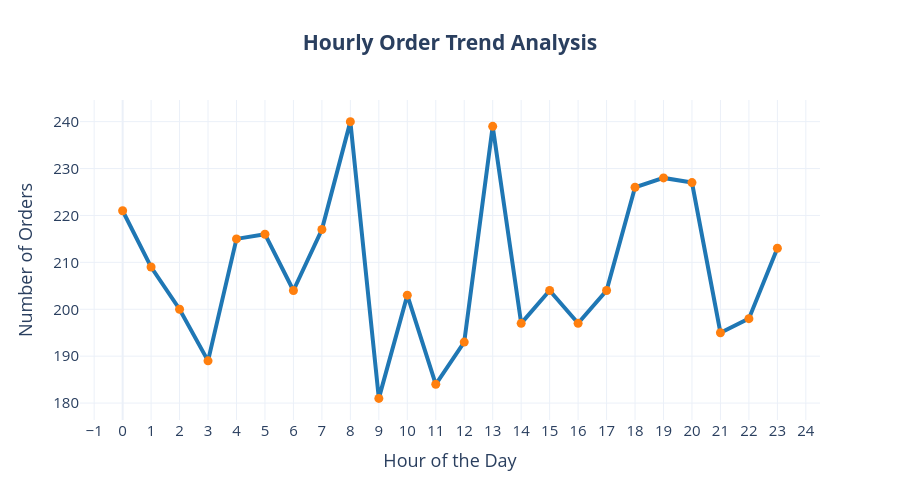

Here is the notebook cell this chart was saved with:
### Markdown cell above
**Hourly Orders Trends Analysis**

### Code cell
import plotly.express as px

# Group data by hour
hourly_orders = (
    df.groupby("hour")["order_id"]
      .count()
      .reset_index(name="Orders")
)

# Create Interactive Line Chart
fig = px.line(
    hourly_orders,
    x="hour",
    y="Orders",
    markers=True,
    title="<b>Hourly Order Trend Analysis</b>",
    labels={
        "hour": "Hour of the Day",
        "Orders": "Number of Orders"
    },
    template="plotly_white"
)

# Customize the chart
fig.update_traces(
    line=dict(color="#1f77b4", width=4),
    marker=dict(size=9, color="#ff7f0e")
)

fig.update_layout(
    title_x=0.5,
    font=dict(size=15),
    xaxis=dict(
        tickmode='linear',
        dtick=1,
        showgrid=True
    ),
    yaxis=dict(showgrid=True),
    hovermode="x unified",
    width=900,
    height=500
)

fig.show()

### Figure 1 — Plotly figure (JSON) as saved in the notebook; plotly's stock layout.template omitted (floating-point values rounded to 4 significant figures)
{"data": [{"hovertemplate": "Hour of the Day=%{x}<br>Number of Orders=%{y}<extra></extra>", "legendgroup": "", "line": {"color": "#1f77b4", "dash": "solid", "width": 4}, "marker": {"color": "#ff7f0e", "size": 9, "symbol": "circle"}, "mode": "lines+markers", "name": "", "orientation": "v", "showlegend": false, "type": "scatter", "x": [0, 1, 2, 3, 4, 5, 6, 7, 8, 9, 10, 11, 12, 13, 14, 15, 16, 17, 18, 19, 20, 21, 22, 23], "xaxis": "x", "y": [221, 209, 200, 189, 215, 216, 204, 217, 240, 181, 203, 184, 193, 239, 197, 204, 197, 204, 226, 228, 227, 195, 198, 213], "yaxis": "y"}], "layout": {"font": {"size": 15}, "height": 500, "hovermode": "x unified", "legend": {"tracegroupgap": 0}, "title": {"text": "<b>Hourly Order Trend Analysis</b>", "x": 0.5}, "width": 900, "xaxis": {"anchor": "y", "domain": [0, 1], "dtick": 1, "showgrid": true, "tickmode": "linear", "title": {"text": "Hour of the Day"}}, "yaxis": {"anchor": "x", "domain": [0, 1], "showgrid": true, "title": {"text": "Number of Orders"}}}}
